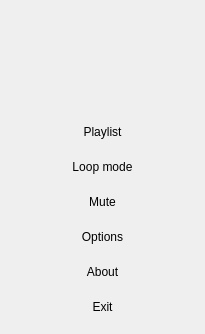
<?xml version="1.0" encoding="UTF-8"?>
<ui version="4.0">
 <class>TrayMenu</class>
 <widget class="QWidget" name="TrayMenu">
  <property name="geometry">
   <rect>
    <x>0</x>
    <y>0</y>
    <width>205</width>
    <height>334</height>
   </rect>
  </property>
  <property name="windowTitle">
   <string/>
  </property>
  <layout class="QVBoxLayout" name="verticalLayout">
   <property name="spacing">
    <number>0</number>
   </property>
   <property name="leftMargin">
    <number>0</number>
   </property>
   <property name="topMargin">
    <number>0</number>
   </property>
   <property name="rightMargin">
    <number>0</number>
   </property>
   <property name="bottomMargin">
    <number>0</number>
   </property>
   <item>
    <widget class="QToolButton" name="toolButton_playing">
     <property name="sizePolicy">
      <sizepolicy hsizetype="Expanding" vsizetype="Fixed">
       <horstretch>0</horstretch>
       <verstretch>0</verstretch>
      </sizepolicy>
     </property>
     <property name="text">
      <string/>
     </property>
     <property name="icon">
      <iconset resource="../images.qrc">
       <normaloff>:/icons/playing.svg</normaloff>:/icons/playing.svg</iconset>
     </property>
     <property name="iconSize">
      <size>
       <width>50</width>
       <height>50</height>
      </size>
     </property>
     <property name="toolButtonStyle">
      <enum>Qt::ToolButtonTextBesideIcon</enum>
     </property>
     <property name="autoRaise">
      <bool>true</bool>
     </property>
    </widget>
   </item>
   <item>
    <layout class="QHBoxLayout" name="horizontalLayout">
     <item>
      <widget class="QPushButton" name="pushButton_previous">
       <property name="text">
        <string/>
       </property>
       <property name="icon">
        <iconset resource="../images.qrc">
         <normaloff>:/icons/previous.svg</normaloff>:/icons/previous.svg</iconset>
       </property>
       <property name="iconSize">
        <size>
         <width>50</width>
         <height>50</height>
        </size>
       </property>
       <property name="flat">
        <bool>true</bool>
       </property>
      </widget>
     </item>
     <item>
      <widget class="QPushButton" name="pushButton_play">
       <property name="text">
        <string/>
       </property>
       <property name="icon">
        <iconset resource="../images.qrc">
         <normaloff>:/icons/play.svg</normaloff>:/icons/play.svg</iconset>
       </property>
       <property name="iconSize">
        <size>
         <width>50</width>
         <height>50</height>
        </size>
       </property>
       <property name="flat">
        <bool>true</bool>
       </property>
      </widget>
     </item>
     <item>
      <widget class="QPushButton" name="pushButton_next">
       <property name="text">
        <string/>
       </property>
       <property name="icon">
        <iconset resource="../images.qrc">
         <normaloff>:/icons/next.svg</normaloff>:/icons/next.svg</iconset>
       </property>
       <property name="iconSize">
        <size>
         <width>50</width>
         <height>50</height>
        </size>
       </property>
       <property name="flat">
        <bool>true</bool>
       </property>
      </widget>
     </item>
    </layout>
   </item>
   <item>
    <widget class="QToolButton" name="toolButton_playlist">
     <property name="sizePolicy">
      <sizepolicy hsizetype="Expanding" vsizetype="Fixed">
       <horstretch>0</horstretch>
       <verstretch>0</verstretch>
      </sizepolicy>
     </property>
     <property name="text">
      <string>Playlist</string>
     </property>
     <property name="icon">
      <iconset resource="../images.qrc">
       <normaloff>:/icons/playlist.svg</normaloff>:/icons/playlist.svg</iconset>
     </property>
     <property name="iconSize">
      <size>
       <width>50</width>
       <height>50</height>
      </size>
     </property>
     <property name="toolButtonStyle">
      <enum>Qt::ToolButtonTextBesideIcon</enum>
     </property>
     <property name="autoRaise">
      <bool>true</bool>
     </property>
    </widget>
   </item>
   <item>
    <widget class="QToolButton" name="toolButton_loop">
     <property name="sizePolicy">
      <sizepolicy hsizetype="Expanding" vsizetype="Fixed">
       <horstretch>0</horstretch>
       <verstretch>0</verstretch>
      </sizepolicy>
     </property>
     <property name="text">
      <string>Loop mode</string>
     </property>
     <property name="icon">
      <iconset resource="../images.qrc">
       <normaloff>:/icons/circle.svg</normaloff>:/icons/circle.svg</iconset>
     </property>
     <property name="iconSize">
      <size>
       <width>50</width>
       <height>50</height>
      </size>
     </property>
     <property name="toolButtonStyle">
      <enum>Qt::ToolButtonTextBesideIcon</enum>
     </property>
     <property name="autoRaise">
      <bool>true</bool>
     </property>
    </widget>
   </item>
   <item>
    <widget class="QToolButton" name="toolButton_mute">
     <property name="sizePolicy">
      <sizepolicy hsizetype="Expanding" vsizetype="Fixed">
       <horstretch>0</horstretch>
       <verstretch>0</verstretch>
      </sizepolicy>
     </property>
     <property name="text">
      <string>Mute</string>
     </property>
     <property name="icon">
      <iconset resource="../images.qrc">
       <normaloff>:/icons/mute.svg</normaloff>:/icons/mute.svg</iconset>
     </property>
     <property name="iconSize">
      <size>
       <width>50</width>
       <height>50</height>
      </size>
     </property>
     <property name="toolButtonStyle">
      <enum>Qt::ToolButtonTextBesideIcon</enum>
     </property>
     <property name="autoRaise">
      <bool>true</bool>
     </property>
    </widget>
   </item>
   <item>
    <widget class="QToolButton" name="toolButton_options">
     <property name="sizePolicy">
      <sizepolicy hsizetype="Expanding" vsizetype="Fixed">
       <horstretch>0</horstretch>
       <verstretch>0</verstretch>
      </sizepolicy>
     </property>
     <property name="text">
      <string>Options</string>
     </property>
     <property name="icon">
      <iconset resource="../images.qrc">
       <normaloff>:/icons/options.svg</normaloff>:/icons/options.svg</iconset>
     </property>
     <property name="iconSize">
      <size>
       <width>50</width>
       <height>50</height>
      </size>
     </property>
     <property name="toolButtonStyle">
      <enum>Qt::ToolButtonTextBesideIcon</enum>
     </property>
     <property name="autoRaise">
      <bool>true</bool>
     </property>
    </widget>
   </item>
   <item>
    <widget class="QToolButton" name="toolButton_about">
     <property name="sizePolicy">
      <sizepolicy hsizetype="Expanding" vsizetype="Fixed">
       <horstretch>0</horstretch>
       <verstretch>0</verstretch>
      </sizepolicy>
     </property>
     <property name="text">
      <string>About</string>
     </property>
     <property name="icon">
      <iconset resource="../images.qrc">
       <normaloff>:/icons/info.svg</normaloff>:/icons/info.svg</iconset>
     </property>
     <property name="iconSize">
      <size>
       <width>50</width>
       <height>50</height>
      </size>
     </property>
     <property name="toolButtonStyle">
      <enum>Qt::ToolButtonTextBesideIcon</enum>
     </property>
     <property name="autoRaise">
      <bool>true</bool>
     </property>
    </widget>
   </item>
   <item>
    <widget class="QToolButton" name="toolButton_exit">
     <property name="sizePolicy">
      <sizepolicy hsizetype="Expanding" vsizetype="Fixed">
       <horstretch>0</horstretch>
       <verstretch>0</verstretch>
      </sizepolicy>
     </property>
     <property name="text">
      <string>Exit</string>
     </property>
     <property name="icon">
      <iconset resource="../images.qrc">
       <normaloff>:/icons/exit.svg</normaloff>:/icons/exit.svg</iconset>
     </property>
     <property name="iconSize">
      <size>
       <width>50</width>
       <height>50</height>
      </size>
     </property>
     <property name="toolButtonStyle">
      <enum>Qt::ToolButtonTextBesideIcon</enum>
     </property>
     <property name="autoRaise">
      <bool>true</bool>
     </property>
    </widget>
   </item>
  </layout>
 </widget>
 <layoutdefault spacing="6" margin="11"/>
 <resources>
  <include location="../images.qrc"/>
 </resources>
 <connections/>
</ui>
